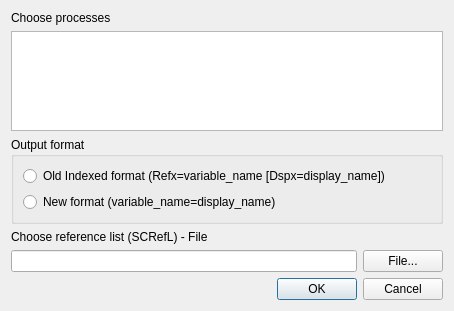
<?xml version="1.0" encoding="UTF-8"?>
<ui version="4.0">
 <class>ExportReferenceListDialog</class>
 <widget class="QDialog" name="ExportReferenceListDialog">
  <property name="geometry">
   <rect>
    <x>0</x>
    <y>0</y>
    <width>454</width>
    <height>311</height>
   </rect>
  </property>
  <property name="minimumSize">
   <size>
    <width>0</width>
    <height>0</height>
   </size>
  </property>
  <property name="windowTitle">
   <string>Export reference list</string>
  </property>
  <property name="windowIcon">
   <iconset resource="../Icons.qrc">
    <normaloff>:/Icons/car.png</normaloff>:/Icons/car.png</iconset>
  </property>
  <layout class="QVBoxLayout" name="verticalLayout_3">
   <item>
    <layout class="QVBoxLayout" name="verticalLayout">
     <item>
      <widget class="QLabel" name="label">
       <property name="text">
        <string>Choose processes</string>
       </property>
      </widget>
     </item>
     <item>
      <widget class="QListWidget" name="listWidgetProcesses"/>
     </item>
    </layout>
   </item>
   <item>
    <widget class="QGroupBox" name="groupBox">
     <property name="minimumSize">
      <size>
       <width>0</width>
       <height>0</height>
      </size>
     </property>
     <property name="title">
      <string>Output format</string>
     </property>
     <layout class="QVBoxLayout" name="verticalLayout_4">
      <item>
       <widget class="QRadioButton" name="radioButtonOld">
        <property name="text">
         <string>Old Indexed format (Refx=variable_name [Dspx=display_name])</string>
        </property>
        <attribute name="buttonGroup">
         <string notr="true">buttonGroup</string>
        </attribute>
       </widget>
      </item>
      <item>
       <widget class="QRadioButton" name="radioButtonNew">
        <property name="text">
         <string>New format (variable_name=display_name)</string>
        </property>
        <attribute name="buttonGroup">
         <string notr="true">buttonGroup</string>
        </attribute>
       </widget>
      </item>
     </layout>
    </widget>
   </item>
   <item>
    <layout class="QVBoxLayout" name="verticalLayout_2">
     <item>
      <widget class="QLabel" name="label_2">
       <property name="text">
        <string>Choose reference list (SCRefL) - File</string>
       </property>
      </widget>
     </item>
     <item>
      <layout class="QHBoxLayout" name="horizontalLayout">
       <item>
        <widget class="QLineEdit" name="lineEditSCRefL"/>
       </item>
       <item>
        <widget class="QPushButton" name="pushButtonSCRefL">
         <property name="text">
          <string>File...</string>
         </property>
        </widget>
       </item>
      </layout>
     </item>
    </layout>
   </item>
   <item>
    <widget class="QDialogButtonBox" name="buttonBox">
     <property name="orientation">
      <enum>Qt::Horizontal</enum>
     </property>
     <property name="standardButtons">
      <set>QDialogButtonBox::Cancel|QDialogButtonBox::Ok</set>
     </property>
    </widget>
   </item>
  </layout>
 </widget>
 <resources>
  <include location="../Icons.qrc"/>
 </resources>
 <connections>
  <connection>
   <sender>buttonBox</sender>
   <signal>accepted()</signal>
   <receiver>ExportReferenceListDialog</receiver>
   <slot>accept()</slot>
   <hints>
    <hint type="sourcelabel">
     <x>248</x>
     <y>254</y>
    </hint>
    <hint type="destinationlabel">
     <x>157</x>
     <y>274</y>
    </hint>
   </hints>
  </connection>
  <connection>
   <sender>buttonBox</sender>
   <signal>rejected()</signal>
   <receiver>ExportReferenceListDialog</receiver>
   <slot>reject()</slot>
   <hints>
    <hint type="sourcelabel">
     <x>316</x>
     <y>260</y>
    </hint>
    <hint type="destinationlabel">
     <x>286</x>
     <y>274</y>
    </hint>
   </hints>
  </connection>
 </connections>
 <buttongroups>
  <buttongroup name="buttonGroup"/>
 </buttongroups>
</ui>
